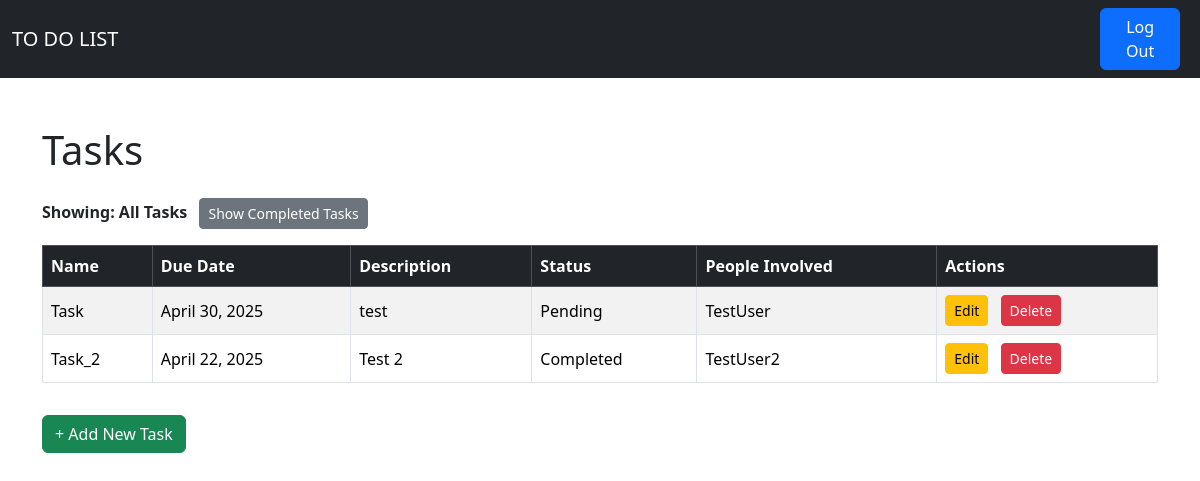
Page /home/ on the earlier database version.
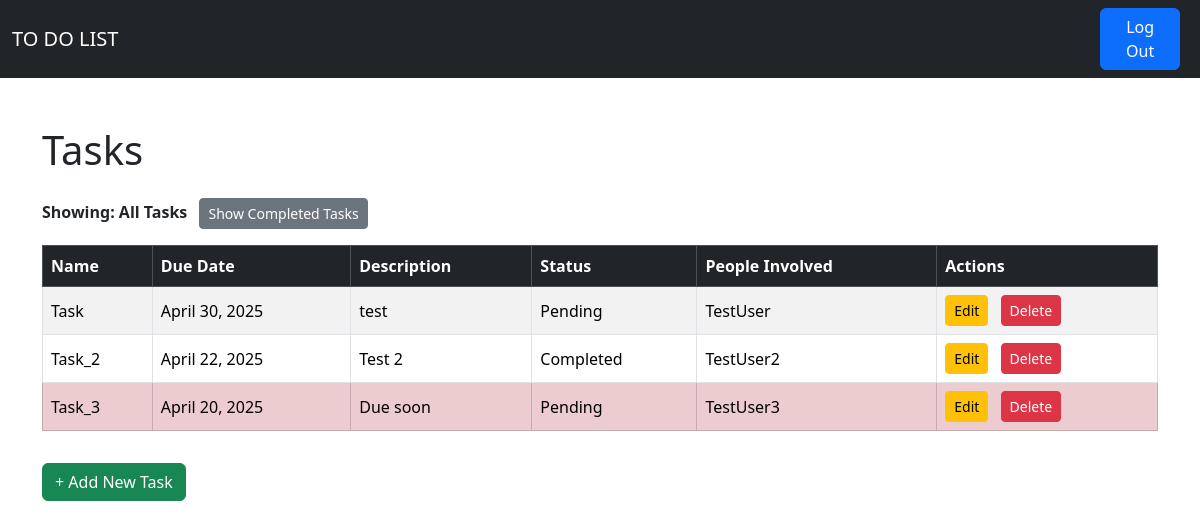
Same page on the later database version.
### web_app/models.py (models this page shows, shortened)
class todolist(models.Model):
    name = models.CharField(max_length=255)
    due_date = models.DateField()
    description = models.TextField()
    status = models.CharField(max_length=100)
    people_involved = models.CharField(max_length=255)

### web_app/views.py (the view)
# urls.py: 2. Add a URL to urlpatterns:  path('', views.home, name='home')
def home(request):
    if request.method == 'POST':
        form = TodoListForm(request.POST)
        if form.is_valid():
            task_id = request.POST.get('task_id')
            if task_id:
                task = todolist.objects.get(pk=task_id)
                form = TodoListForm(request.POST, instance=task)
            form.save()
            messages.success(request, "Task saved successfully!")
            return redirect('home')  # Stay on the same page
        else:
            messages.error(request, "There was an error with the form.")
    else:
        form = TodoListForm()
    tasks = todolist.objects.all()
    showing_completed = request.GET.get('completed') == 'true'
    if showing_completed:
        tasks = tasks.filter(status='Completed')
    for task in tasks:
        if task.due_date:
            task.is_due_soon = (task.due_date - date.today()).days <= 3
        else:
            task.is_due_soon = False
    delete_id = request.GET.get('delete_id')
    if delete_id:
        todolist.objects.filter(id=delete_id).delete()
        messages.success(request, "Task deleted successfully.")
        return redirect('home')
    return render(request, 'base.html', {
        'form': form,
        'tasks': tasks,
        'showing_completed': showing_completed
    })

### web_app/templates/base.html (shortened to what this page needs)
<!DOCTYPE html>
<html lang="en">
  <head>
    <link
      href="https://cdn.jsdelivr.net/npm/bootstrap@5.3.3/dist/css/bootstrap.min.css"
      rel="stylesheet"
    />
  </head>
  <body>
    {% include 'navbar2.html' %}
    {% include 'taskPanel.html' %}
  </body>
</html>

### web_app/templates/navbar2.html (shortened to what this page needs)
<nav class="navbar navbar-expand-lg navbar-dark bg-dark">
    <div class="container-fluid">
      <a class="navbar-brand" href="#">TO DO LIST</a>
      <div class="collapse navbar-collapse" id="navbarNav">
        <div class="d-grid gap-2 col-1 ms-auto">
            <a href="{% url 'login'%}" class="btn btn-primary me-md-2" type="button">Log Out</a>
        </div>
      </div>
    </div>
  </nav>

### web_app/templates/taskPanel.html (shortened to what this page needs)
<!DOCTYPE html>
<html lang="en">
<head>
    <link href="https://cdn.jsdelivr.net/npm/bootstrap@5.3.3/dist/css/bootstrap.min.css" rel="stylesheet">
</head>
<body>
    <div class="container mt-5">
        <h1 class="mb-4">Tasks</h1>
        <div class="mb-3">
            {% if showing_completed %}
                <strong>Showing: Completed Tasks</strong>
                <form action="{% url 'home' %}" method="get" style="display:inline;">
                    <button type="submit" class="btn btn-sm btn-secondary ms-2">Show All Tasks</button>
                </form>
            {% else %}
                <strong>Showing: All Tasks</strong>
                <form method="get" style="display:inline;">
                    <button type="submit" class="btn btn-sm btn-secondary ms-2">Show Completed Tasks</button>
                </form>
            {% endif %}
        </div>
        <div class="table-responsive mb-3">
            <table class="table table-striped table-bordered align-middle">
                <thead class="table-dark">
                    <tr>
                        <th>Name</th>
                        <th>Due Date</th>
                        <th>Description</th>
                        <th>Status</th>
                        <th>People Involved</th>
                        <th>Actions</th>
                    </tr>
                </thead>
                <tbody>
                    {% for task in tasks %}
                        <tr class="{% if task.is_due_soon %}table-danger{% endif %}">
                            <td>{{ task.name }}</td>
                            <td>{{ task.due_date }}</td>
                            <td>{{ task.description }}</td>
                            <td>{{ task.status }}</td>
                            <td>{{ task.people_involved }}</td>
                            <td>
                                <button type="button" class="btn btn-sm btn-warning" onclick="editTask(
                                    '{{ task.id }}',
                                    `{{ task.name|escapejs }}`,
                                    '{{ task.due_date }}',
                                    `{{ task.description|escapejs }}`,
                                    '{{ task.status }}',
                                    `{{ task.people_involved|escapejs }}`
                                )">Edit</button>
                                <a href="?delete_id={{ task.id }}" class="btn btn-sm btn-danger ms-2" onclick="return confirm('Are you sure you want to delete this task?')">Delete</a>
                            </td>
                        </tr>
                    {% endfor %}
                </tbody>
            </table>
        </div>
        <div class="mb-4">
            <button class="btn btn-success" onclick="toggleForm()">+ Add New Task</button>
        </div>
    </div>
</body>
</html>

Differences in the rows shown:
added todolist: name "Task_3", due_date "April 20, 2025", description "Due soon", status "Pending", people_involved "TestUser3"
